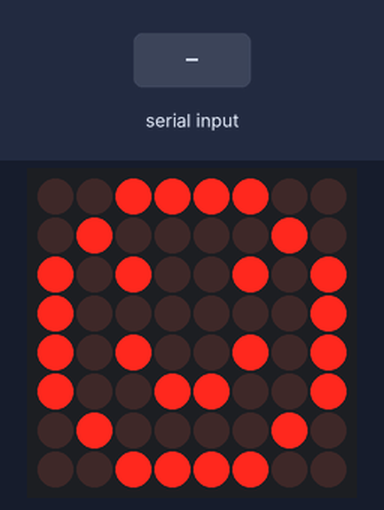
This sketch was run on a simulated Arduino Uno, built with avr-gcc and run on an emulated ATmega328P. On the bench: 8×8 LED matrix. The inputs (shaded band) are chosen by the test bench.

Above: at 1.2 s.
1.3 s: "X90\n" received over Serial
At 2.0 s:
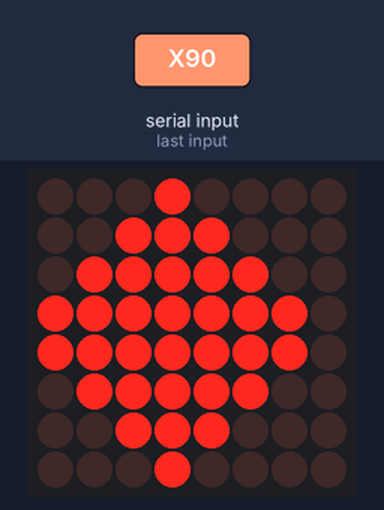
2.8 s: byte 89 ('Y') received over Serial
At 3.1 s:
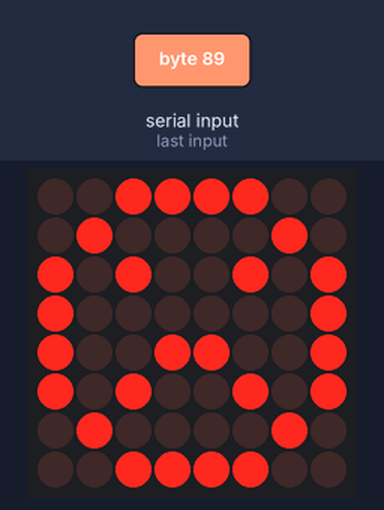
4.3 s: byte 90 ('Z') received over Serial
At 5.5 s:
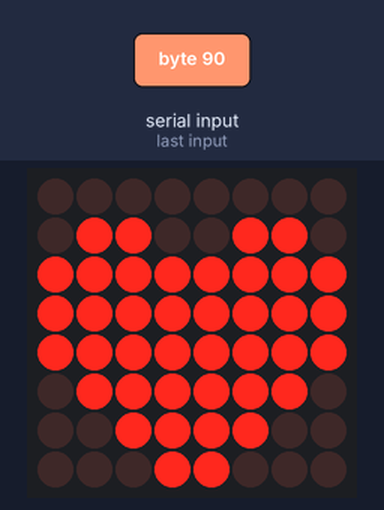
5.8 s: byte 81 ('Q') received over Serial
At 6.6 s:
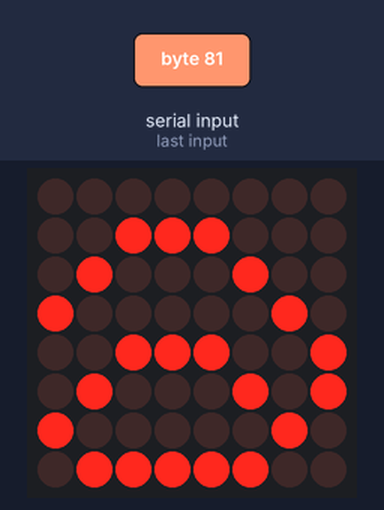
7.3 s: "90 45\n" received over Serial
Timing chart, 0 to 9.8 s (numbered marks = the images above; inputs shaded):
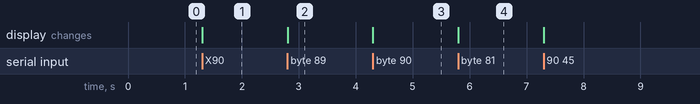

Measured:
- after the input at 1.3 s, the display: first changes at once (image 1 shows a later state)
- after the input at 2.8 s, the display: changes at once (image 2)
- after the input at 4.3 s, the display: changes at once (image 3)
- after the input at 5.8 s, the display: changes at once (image 4)

The sketch:

IOT_SYSTEM_LEVEL.ino
```cpp
#include <MD_MAX72xx.h>
#include <SPI.h>

#define HARDWARE_TYPE MD_MAX72XX::FC16_HW
#define MAX_DEVICES 1
#define CS_PIN 10

MD_MAX72XX mx = MD_MAX72XX(HARDWARE_TYPE, CS_PIN, MAX_DEVICES);

int brightness = 5;

// ---------- PATTERNS ----------
byte happy[8] = {
  B00111100,
  B01000010,
  B10100101,
  B10000001,
  B10100101,
  B10011001,
  B01000010,
  B00111100
};

byte sad[8] = {
  B00111100,
  B01000010,
  B10100101,
  B10000001,
  B10011001,
  B10100101,
  B01000010,
  B00111100
};

byte heart[8] = {
  B00000000,
  B01100110,
  B11111111,
  B11111111,
  B11111111,
  B01111110,
  B00111100,
  B00011000
};

byte sea[8] = {
  B00000000,
  B00111000,
  B01000100,
  B10000010,
  B00111001,
  B01000101,
  B10000010,
  B01111100
};

byte fire[8] = {
  B00010000,
  B00111000,
  B01111100,
  B11111110,
  B11111110,
  B01111100,
  B00111000,
  B00010000
};

// ---------- DRAW ----------
void show(byte p[8]) {
  mx.clear();
  for (int i = 0; i < 8; i++) {
    mx.setRow(0, i, p[i]);
  }
}

// ---------- SETUP ----------
void setup() {
  Serial.begin(9600);

  mx.begin();
  mx.control(MD_MAX72XX::INTENSITY, brightness);
  mx.clear();

  show(happy);
}

// ---------- LOOP ----------
void loop() {

  if (Serial.available()) {

    char cmd = Serial.read();

    if (cmd == '\n' || cmd == '\r' || cmd == ' ') return;

    // emojis
    if (cmd == 'W') show(happy);
    else if (cmd == 'X') show(fire);
    else if (cmd == 'Y') show(sad);
    else if (cmd == 'Z') show(heart);
    else if (cmd == 'Q') show(sea);

    // brightness 0–9 → map to 0–15
    else if (cmd >= '0' && cmd <= '9') {
      brightness = map(cmd - '0', 0, 9, 0, 15);
      mx.control(MD_MAX72XX::INTENSITY, brightness);
    }
  }
}
```
